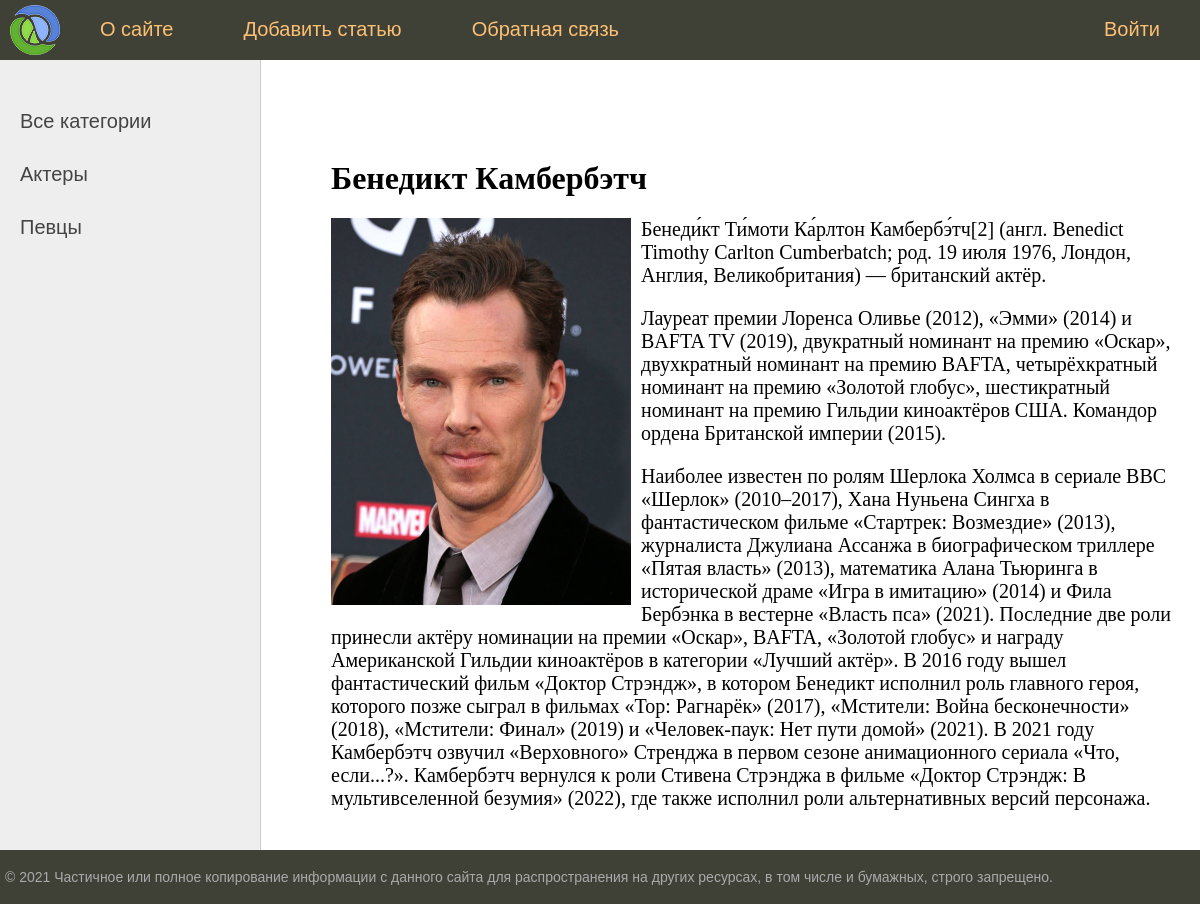
Screenshot of /post/benedikt-kamberbetch/ with the database file from the repository.
### firstapp/models.py (models this page shows, shortened)
class Category(models.Model):
    name = models.CharField(max_length=100, db_index=True, verbose_name='Наименование категории')
    slug = models.SlugField(max_length=100, unique=True, db_index=True, verbose_name='URL')
    def get_absolute_url(self):
        return reverse('category', kwargs={'cat_slug': self.slug})
    class Meta:
        verbose_name = 'Категория'
        verbose_name_plural = 'Категории'
        ordering = ['name']

class men(models.Model):
    title = models.CharField(max_length=200, verbose_name='ФИО')
    slug = models.SlugField(max_length=100, unique=True, db_index=True, verbose_name='URL')
    content = models.TextField(blank=True, verbose_name='Биография')
    photo = models.ImageField(blank=True, upload_to='photos/%Y/%m/%d/', verbose_name='Фото')
    time_create = models.DateTimeField(auto_now_add=True, verbose_name='Время создания')
    time_update = models.DateTimeField(auto_now=True, verbose_name='Время обновления')
    is_published = models.BooleanField(default=True, verbose_name='Публикация')
    cat = models.ForeignKey('Category', on_delete=models.PROTECT, null=True, verbose_name='Категории')
    def __str__(self):
        return self.title
    class Meta:
        verbose_name = verbose_name_plural = 'Известные мужчины'
        ordering = ['title', 'time_create']

### firstapp/views.py (the view)
# urls.py: path('post/<slug:post_slug>/', ShowPost.as_view(), name='post'),
class ShowPost(DetailView):
    model = men
    template_name = 'firstapp/post.html'
    slug_url_kwarg = 'post_slug'
    context_object_name = 'post'
    def get_context_data(self, *, object_list=None, **kwargs):
        context = super().get_context_data(**kwargs)
        context['menu'] = menu
        context['title'] = context['post']
        return context

### firstapp/templatetags/men_tags.py (called while the page is built)
@register.inclusion_tag('firstapp/list_category.html')
def show_categories(sort=None, cat_selected=0):
    if not sort:
        cats = Category.objects.all()
    else:
        cats = Category.objects.order_by(sort)
    return {'cats': cats, 'cat_selected': cat_selected}

### firstapp/templates/firstapp/post.html
{% extends 'firstapp/base.html' %}
{% block content %}
<h1>{{ post.title }}</h1>
{% if post.photo %}
<p><img class="img-article-left" src="{{ post.photo.url }}"></p>
{% endif %}
{{ post.content|linebreaks }}
{% endblock %}

### firstapp/templates/firstapp/list_category.html
{% for c in cats %}
    {% if c.pk == cat_selected %}
        <li class="selected">{{c.name}}</li>
    {% else %}
        <li><a href="{{ c.get_absolute_url }}">{{c.name}}</a></li>
    {% endif %}
{% endfor %}

### firstapp/static/firstapp/css/styles.css (style rules this page uses)
html, body { font-family: 'Arial'; margin: 0; padding: 0; height: 100%; width: 100%; color: #444; }
a { color: #0059b2; text-decoration: none; }
img { max-width: 600px; height: auto; }
img.img-article-left { max-width: 300px; height: auto; float: left; padding: 0 10px 10px 0; }
.left-chapters ul li { margin: 30px 0 0 0; color: #999; }
.left-chapters ul li a { color: #444; text-decoration: none; }
.content-text h1 { font-size: 32px; }

### rows the page displays
Category: name "Актеры"
Category: name "Певцы"
men: title "Бенедикт Камбербэтч", photo (picture), content "Бенеди́кт Ти́моти Ка́рлтон Камбербэ́тч[2] (англ. Benedict Timothy Carlton Cumberbatch; род. 19 июля 1976, Лондон, Англия, Великобритания) — британский актёр. Лауреат премии Лоренса Оливье (2012), «Эмми» (2014) и BAFTA TV (2019), двукратный номинант на премию «Оскар», двухкратный номинант на премию BAFTA, четырёхкратный номинант на премию «Золотой глобус», шестикратный номинант на премию Гильдии киноактёров США. Командор ордена Британской империи (2015). Наиболее известен по ролям Шерлока Холмса в сериале BBC «Шерлок» (2010–2017), Хана Нуньена Сингха в фантастическом фильме «Стартрек: Возмездие» (2013), журналиста Джулиана Ассанжа в биографическом триллере «Пятая власть» (2013), математика…"

### other values shown
{{ m.title }} "О сайте" "Добавить статью" "Обратная связь"
{{ m.title }} "Войти"
